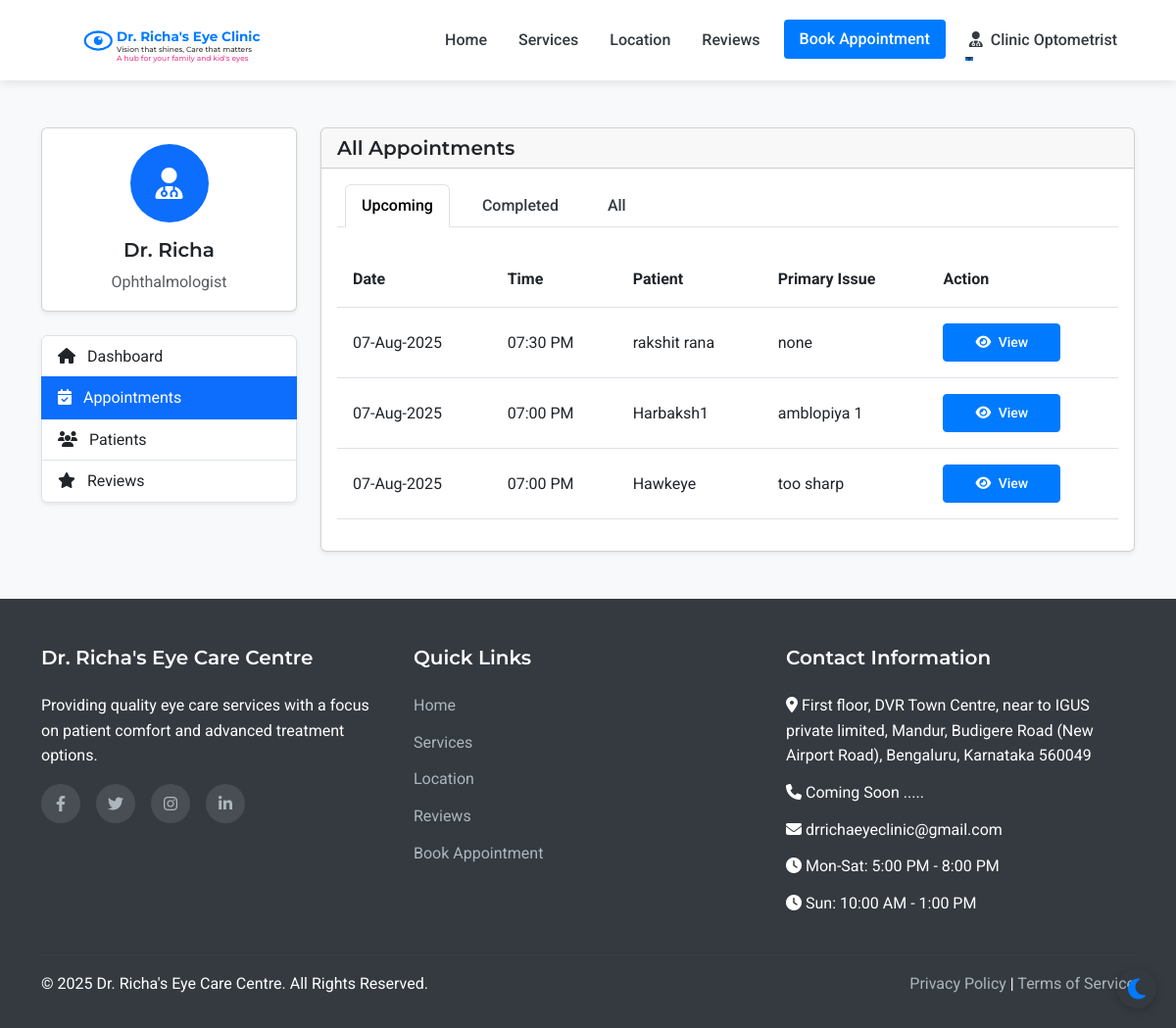
The page /admin/appointments (signed in) on the database as committed earlier.
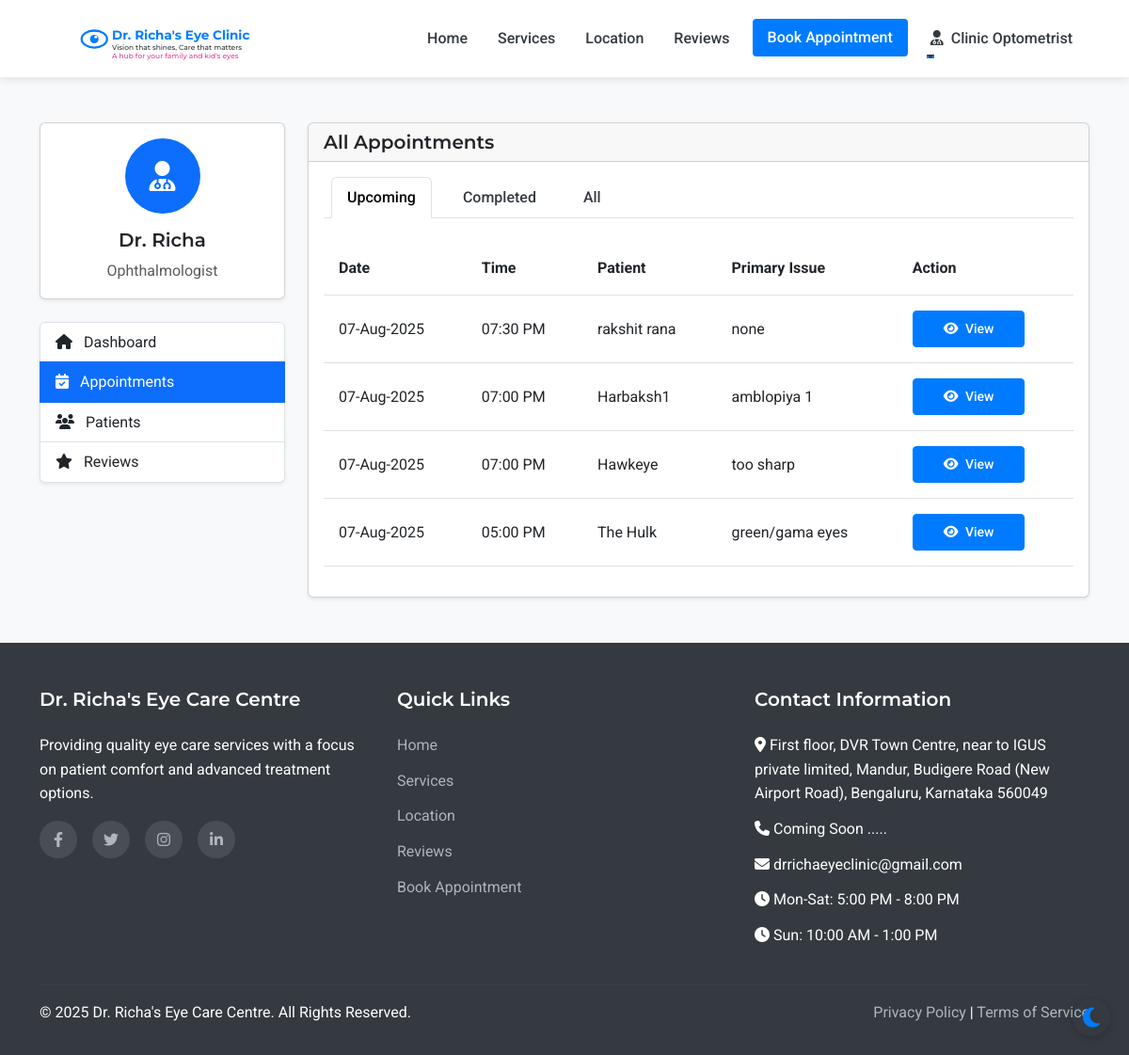
The same page on the database as committed later.
### models.py (models this page shows, shortened)
class Appointment(db.Model):
    id = db.Column(db.Integer, primary_key=True)
    patient_id = db.Column(db.Integer, db.ForeignKey('patient.id'), nullable=False)
    appointment_date = db.Column(db.Date, nullable=False)
    appointment_time = db.Column(db.Time, nullable=False)
    primary_issue = db.Column(db.Text, nullable=True)
    referral_info = db.Column(db.String(255), nullable=True)
    status = db.Column(db.String(20), default='scheduled')  # scheduled, completed, cancelled
    created_at = db.Column(db.DateTime, default=datetime.utcnow)
    consultation_fee = db.Column(db.Float, nullable=False, default=500.0)
    payment_status = db.Column(db.String(20), default='pending')  # pending, paid

class Patient(UserMixin, db.Model):
    id = db.Column(db.Integer, primary_key=True)
    full_name = db.Column(db.String(100), nullable=False)
    mobile_number = db.Column(db.String(15), nullable=False)
    email = db.Column(db.String(100), nullable=True)
    age = db.Column(db.Integer, nullable=False)
    sex = db.Column(db.String(10), nullable=True)
    password_hash = db.Column(db.String(256), nullable=True)
    is_registered = db.Column(db.Boolean, default=False)
    created_at = db.Column(db.DateTime, nullable=False, default=datetime.utcnow)
    appointments = db.relationship('Appointment', backref='patient', lazy=True)
    doctor_prescriptions = db.relationship('DoctorPrescription', backref='patient', lazy=True)
    optometrist_prescriptions = db.relationship('OptometristPrescription', backref='patient', lazy=True)

### routes.py (the view)
@app.route('/admin/appointments')
@login_required
def admin_appointments():
    if not (isinstance(current_user, Admin) or isinstance(current_user, Doctor) or isinstance(current_user, Assistant)):
        flash('Access denied. Staff privileges required.', 'danger')
        return redirect(url_for('index'))
    appointments = Appointment.query.order_by(desc(Appointment.appointment_date), desc(Appointment.appointment_time)).all()
    return render_template('admin/appointments.html', appointments=appointments)

### app.py (called while the page is built)
@login_manager.user_loader
def load_user(user_id):
    from models import Doctor, Assistant, Admin, Patient
    try:
        if user_id.startswith('doctor_'):
            return Doctor.query.get(int(user_id.split('_')[1]))
        elif user_id.startswith('assistant_'):
            return Assistant.query.get(int(user_id.split('_')[1]))
        elif user_id.startswith('admin_'):
            return Admin.query.get(int(user_id.split('_')[1]))
        else:
            return Patient.query.get(int(user_id))
    except (ValueError, AttributeError):
        return None

### routes.py (called while the page is built)
@app.context_processor
def inject_now():
    return {'now': datetime.now()}

### templates/admin/appointments.html (shortened to what the changed rows need)
{% extends 'layout.html' %}
{% block content %}
<section class="py-5 bg-light">
    <div class="container">
        <div class="row">
            <div class="col-lg-9">
                <div class="card shadow-sm">
                    <div class="card-body">
                        <div class="tab-content" id="appointmentTabsContent">
                            <div class="tab-pane fade show active" id="upcoming" role="tabpanel" aria-labelledby="upcoming-tab">
                                <div class="table-responsive">
                                    <table class="table table-hover">
                                        <thead>
                                            <tr>
                                                <th>Date</th>
                                                <th>Time</th>
                                                <th>Patient</th>
                                                <th>Primary Issue</th>
                                                <th>Action</th>
                                            </tr>
                                        </thead>
                                        <tbody>
                                            {% for appointment in appointments %}
                                                {% if appointment.appointment_date >= now.date() and appointment.status == 'scheduled' %}
                                                    <tr>
                                                        <td>{{ appointment.appointment_date.strftime('%d-%b-%Y') }}</td>
                                                        <td>{{ appointment.appointment_time.strftime('%I:%M %p') }}</td>
                                                        <td>{{ appointment.patient.full_name }}</td>
                                                        <td>{{ appointment.primary_issue or 'Not specified' }}</td>
                                                        <td>
                                                            <a href="{{ url_for('admin_appointment_view', appointment_id=appointment.id) }}" class="btn btn-sm btn-primary">
                                                                <i class="fas fa-eye me-1"></i> View
                                                            </a>
                                                        </td>
                                                    </tr>
                                                {% endif %}
                                            {% endfor %}
                                        </tbody>
                                    </table>
                                </div>
                            </div>
                        </div>
                    </div>
                </div>
            </div>
        </div>
    </div>
</section>
{% endblock %}

Rows that differ between the two databases and show on the page:
added Appointment: appointment_date "07-Aug-2025", appointment_time "05:00 PM", patient.full_name "The Hulk", primary_issue "green/gama eyes"
